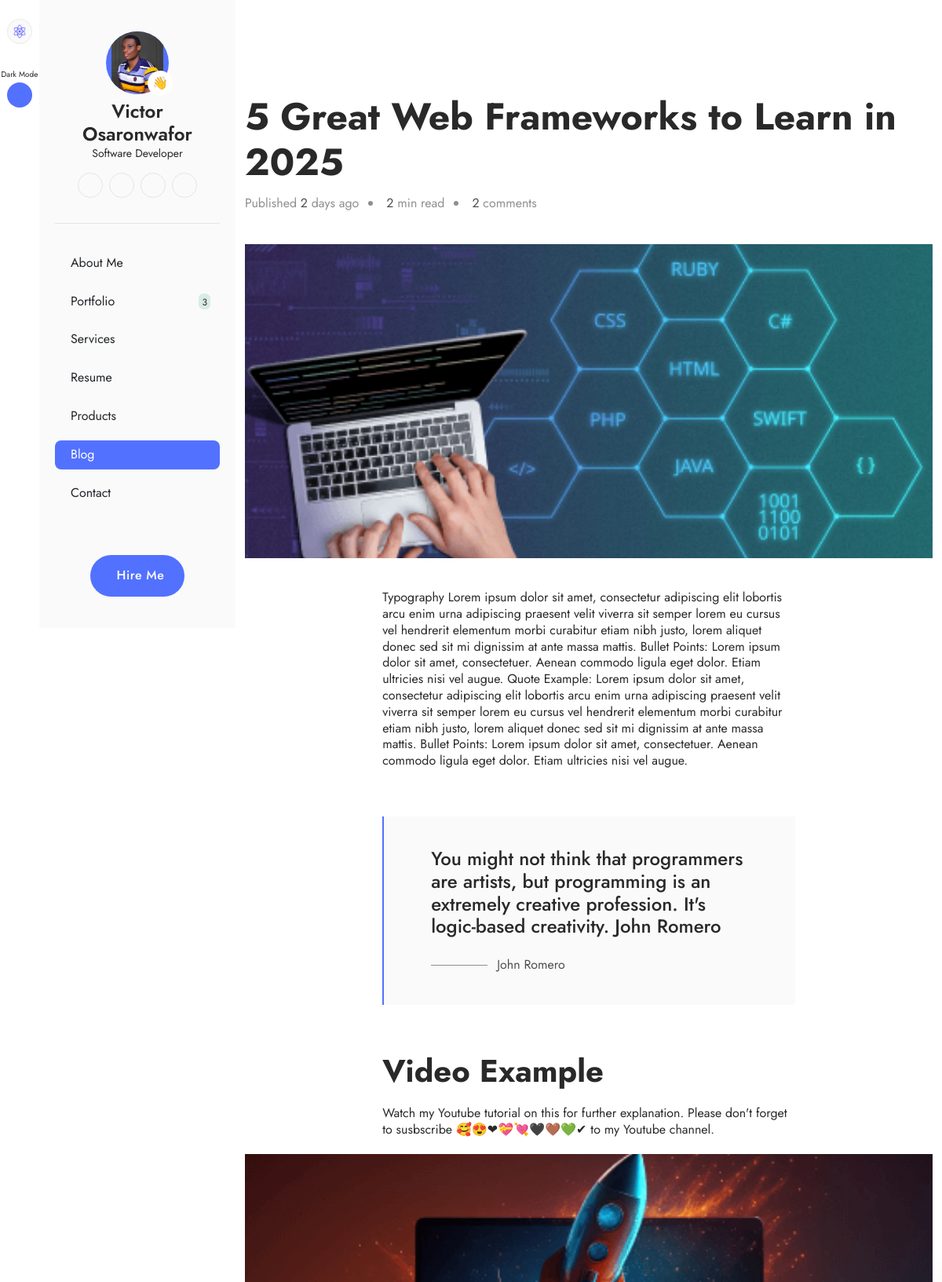
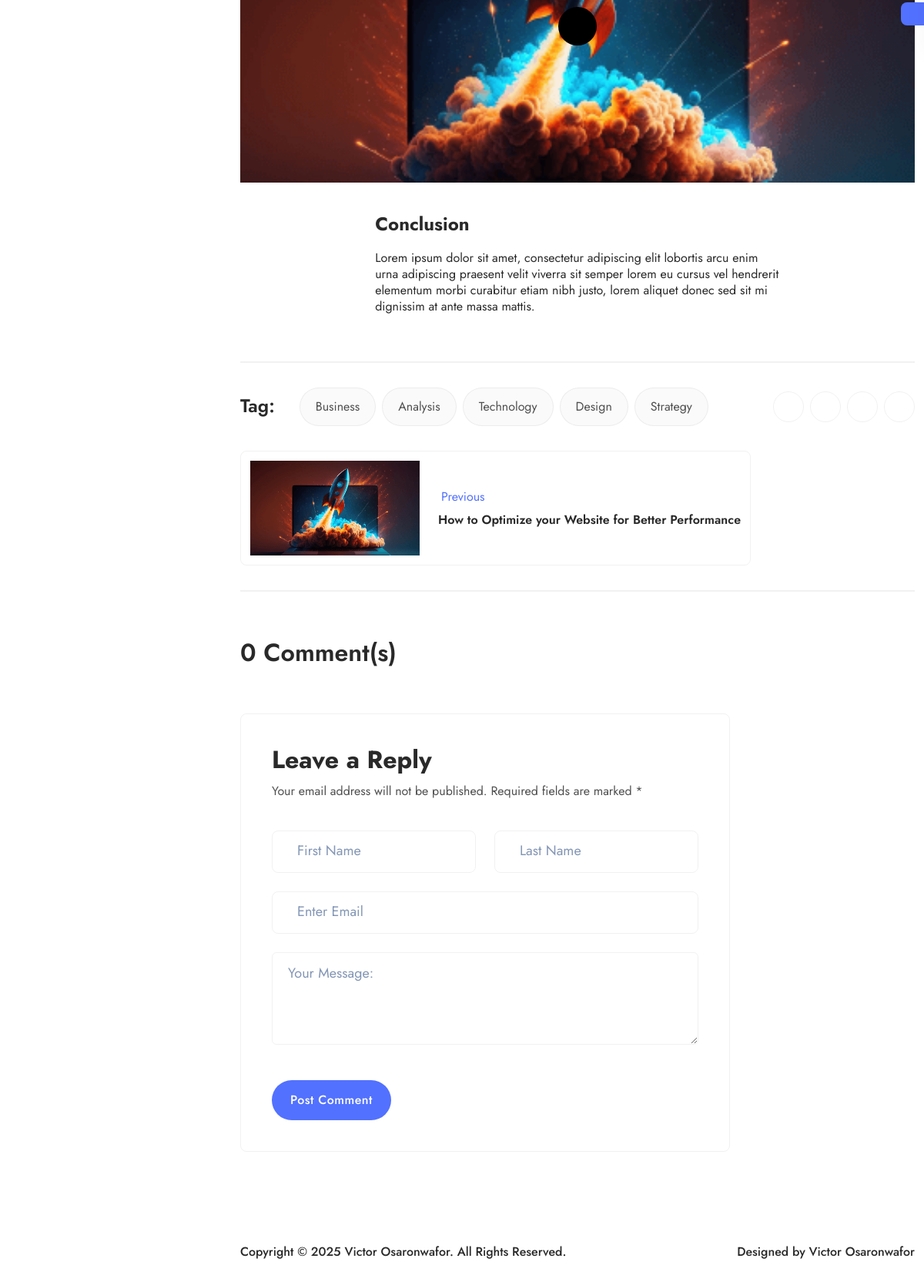
The page /blog-details.php?read=5-great-web-frameworks-to-learn-in-2025 on the database its author committed (2 pictures, top to bottom).
### tables this page shows
CREATE TABLE `settings` (
  `id` int(11) NOT NULL,
  `phone` varchar(255) DEFAULT NULL,
  `email` varchar(255) DEFAULT NULL,
  `office_address` longtext DEFAULT NULL,
  `facebook` varchar(255) DEFAULT NULL,
  `instagram` varchar(255) DEFAULT NULL,
  `twitter` varchar(255) DEFAULT NULL,
  `linkedIn` varchar(255) DEFAULT NULL,
  `youtube` varchar(255) DEFAULT NULL,
  `whatsapp` varchar(255) DEFAULT NULL,
  `whatsapp_url` text DEFAULT NULL,
  `logo` varchar(255) DEFAULT NULL,
  `status` tinyint(4) NOT NULL DEFAULT 0,
  `date` datetime NOT NULL DEFAULT current_timestamp()
);

CREATE TABLE `about_me` (
  `id` int(11) NOT NULL,
  `name` varchar(255) NOT NULL,
  `role` varchar(255) NOT NULL,
  `intro_title` text NOT NULL,
  `intro_text` text NOT NULL,
  `years_of_experience` int(11) NOT NULL,
  `projects_completed` int(11) NOT NULL,
  `clients_worldwide` int(11) NOT NULL,
  `what_i_do` text NOT NULL,
  `pro_summary` text NOT NULL,
  `skills` text NOT NULL,
  `education` text NOT NULL,
  `awards` text NOT NULL,
  `certifications` text NOT NULL,
  `languages` text NOT NULL,
  `interest` text NOT NULL,
  `github_link` varchar(255) NOT NULL,
  `image` varchar(255) NOT NULL,
  `resume` varchar(255) NOT NULL,
  `status` tinyint(4) NOT NULL DEFAULT 0,
  `date` datetime NOT NULL DEFAULT current_timestamp()
);

CREATE TABLE `posts` (
  `id` int(11) NOT NULL,
  `title` varchar(255) NOT NULL,
  `slug` varchar(255) NOT NULL,
  `category` varchar(255) NOT NULL,
  `caption` text NOT NULL,
  `quote` text NOT NULL,
  `description` longtext NOT NULL,
  `image` varchar(255) NOT NULL,
  `meta_title` varchar(255) NOT NULL,
  `meta_keywords` text NOT NULL,
  `meta_description` text NOT NULL,
  `status` tinyint(4) NOT NULL DEFAULT 0,
  `author` varchar(255) NOT NULL,
  `date` datetime NOT NULL DEFAULT current_timestamp()
);

### blog-details.php (the view, shortened to what the rows shown need)
<?php
include_once 'components/head.php';
if (!isset($_GET['read']) || empty($_GET['read']) || ($blog->getPostBySlugStatus($_GET['read']) == [])) {
    echo "<script>window.history.back()</script>";
}
$blogPostId = $blog_post_details['id'];
$previousPost = $blog->getPreviousPost($blogPostId);
include_once 'components/side-menu.php';
?>
<section class="blog-details-section pt-120 pb-120 mt-10 mt-lg-0">
    <div class="container">
        <div class="mb-8 mb-md-15">
            <div data-aos="fade-left">
                <h3 class="n5-color fs-one">
                    <?= $blog_post_details['title'] ?? '' ?>
                </h3>
                <div class="d-flex flex-wrap align-items-center gap-2 gap-md-3 mt-3">
                    <span class="n3-color fs-eight">Published <span class="n4-color">2</span> days ago</span>
                    <ul class="d-flex align-items-center gap-3">
                    </ul>
                </div>
            </div>
            <div class="my-5 my-md-10 overflow-hidden">
                <img src="assets/images/posts/<?= $blog_post_details['image'] ?>"
                    alt="<?= $blog_post_details['title'] ?? '' ?> | Victor Osaronwafor" class="blog-details-img" />
            </div>
            <div class="details-description n5-color fs-eight">
                <?= $blog_post_details['description'] ?? '' ?>
            </div>
        </div>
        <?php if (!empty($blog_post_details['quote'])): ?>
            <div data-aos="fade-up"
                class="details-description mb-8 mb-md-15 px-4 px-sm-8 px-md-15 py-5 py-md-10 bgn2-color br-left-p1">
                <h4 class="n5-color fs-five fw-medium">
                    <?= $blog_post_details['quote'] ?? '' ?>
                </h4>
                <div class="d-flex gap-2 gap-md-3 align-items-center mt-3 mt-md-6">
                    <div class="line3"></div>
                    <span class="n4-color fs-eight">John Romero</span>
                </div>
            </div>
        <?php endif; ?>
        <div data-aos="fade-up" class="mb-8 mb-md-15 py-4 py-md-8 brn4-y">
            <div class="d-flex flex-wrap flex-md-nowrap gap-3 gap-md-6 mt-4 mt-md-8">
                <?php if ($previousPost != []): ?>
                    <a href="blog-details.php?read=<?= $previousPost['slug'] ?>"
                        class="prev-card d-flex gap-3 gap-md-6 align-items-center p-3 brn4 rounded-3">
                        <div class="overflow-hidden">
                            <img src="assets/images/posts/<?= $previousPost['image'] ?>"
                                alt="<?= $previousPost['title'] ?? '' ?> | Victor Osaronwafor Olvios" class="prev-img" />
                        </div>
                        <div>
                            <span class="d-flex gap-1 align-items-center p1-color">
                                Previous
                            </span>
                            <span
                                class="n5-color fw-semibold fs-eight mt-2 d-block"><?= $previousPost['title'] ?? '' ?></span>
                        </div>
                    </a>
                <?php endif; ?>
            </div>
        </div>
    </div>
</section>
<?php
include_once 'components/footer.php';
?>

### components/side-menu.php (shortened to what the rows shown need)
<div class="side-menu">
  <div class="d-flex">
    <div class="side-menu-left">
      <div>
        <div class="d-flex flex-column gap-8 justify-content-center align-items-center mt-6">
          <a href="index.php" class="side-icon p1-color bgn2-color brn4">
            <img src="assets/images/settings/<?= $webSetting['logo'] ?? 'logo.png' ?>" alt="Victor Osaronwafor Olvios"
              width="20" class="img-fluid">
          </a>
        </div>
      </div>
    </div>
    <div class="side-menu-right overflow-y-auto">
      <div class="d-flex flex-column gap-6 justify-content-between py-10 px-5 bgn2-color h-100">
        <div class="">
          <div class="sidebar-profile">
            <div class="position-relative">
              <div class="profile-img1 d-flex justify-content-center overflow-hidden">
                <img src="assets/images/aboutMe/<?= $getAboutMe['image'] ?>" alt="<?= $getAboutMe['name'] ?? '' ?>"
                  class="" />
              </div>
              <span class="thumb">👋</span>
            </div>
            <h4 class="n5-color fw-semibold fs-five mt-2 text-center">
              <?= $getAboutMe['name'] ?? '' ?>
            </h4>
            <span class="n5-color fs-nine d-block text-center"><?= $getAboutMe['role'] ?? '' ?></span>
            <div class="d-flex justify-content-center gap-2 align-items-center mt-4">
              <a href="<?= $webSetting['linkedIn'] ?: '' ?>" class="social-icon p1-color">
              </a>
              <a href="<?= $getAboutMe['github_link'] ?: '' ?>" class="social-icon p1-color">
              </a>
              <a href="<?= $webSetting['youtube'] ?: '' ?>" class="social-icon p1-color">
              </a>
              <a href="<?= $webSetting['whatsapp_url'] ?: '' ?>" class="social-icon p1-color">
                <i class="ph ph-whatsapp-logo"></i></a>
            </div>
          </div>
        </div>
      </div>
    </div>
  </div>
</div>
<div class="main-content w-100">

### rows shown on the page
settings: logo (picture)
about_me: image (picture), name "Victor Osaronwafor", role "Software Developer"
posts: title "5 Great Web Frameworks to Learn in 2025", image (picture), description "Typography Lorem ipsum dolor sit amet, consectetur adipiscing elit lobortis arcu enim urna adipiscing praesent velit viverra sit semper lorem eu cursus vel hendrerit elementum morbi curabitur etiam nibh justo, lorem aliquet donec sed sit mi dignissim at ante massa mattis. Bullet Points: Lorem ipsum dolor sit amet, consectetuer. Aenean commodo ligula eget dolor. Etiam ultricies nisi vel augue. Quote Example: Lorem ipsum dolor sit amet, consectetur adipiscing elit lobortis arcu enim urna adipiscing praesent velit viverra sit semper lorem eu cursus vel hendrerit elementum morbi curabitur etiam nibh justo, lorem aliquet donec sed sit mi dignissim at ante massa mattis. Bullet Points: Lorem ipsum…", quote "You might not think that programmers are artists, but programming is an extremely creative profession. It's logic-based creativity. John Romero"
posts: image (picture), title "How to Optimize your Website for Better Performance"

### other values the page prints
$portfolio->portfolioStatusCount() "3"
$commentsCount "0"
